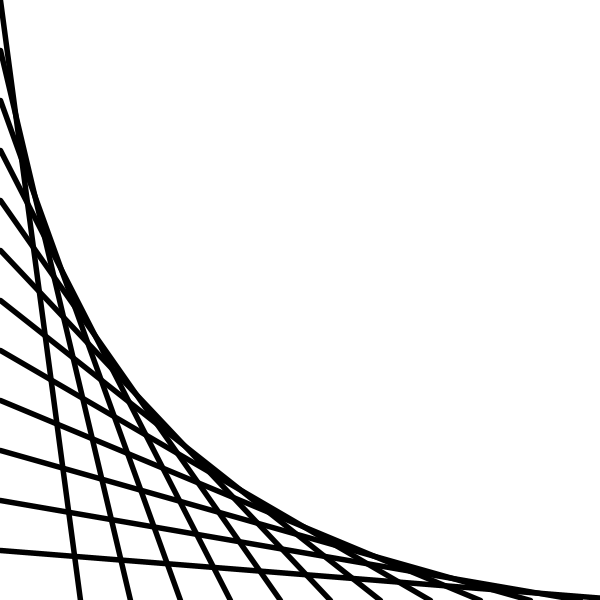
Frame 1 (no input)
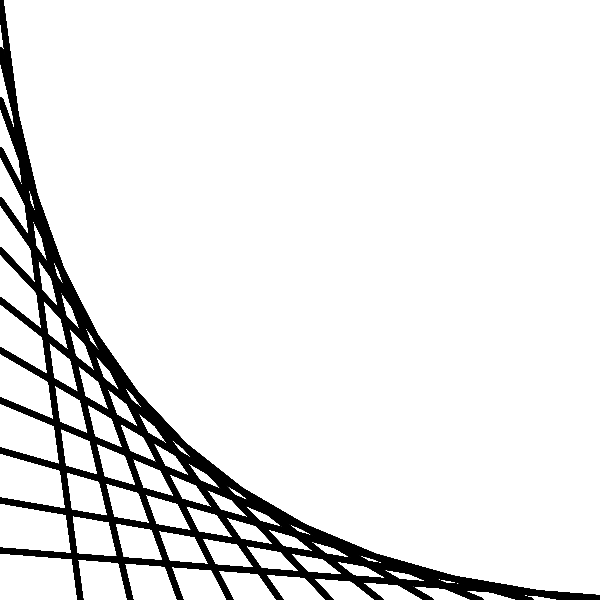
Frame 60 (the mouse pressed at the canvas centre just before this capture)
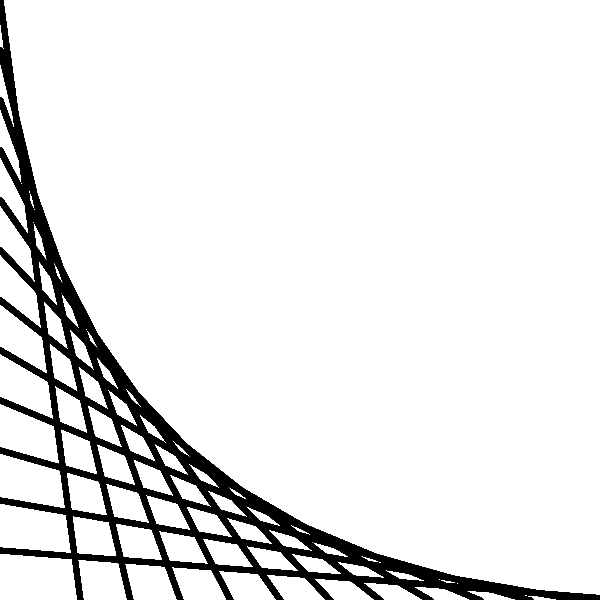
Frame 120 (the mouse held since frame 60 and released just before this capture)

The Processing sketch that drew these frames (run headless with seeded random() and noise(); from frame 60 on, the mouse is pressed at the canvas centre):

// Processing sketch: parabolicCurves
// ── parabolicCurves.pde
int xCord = 80;
int yCord = 600;
int distance = 50;
void setup(){
  size(600, 600);
  background(255);
  stroke(0,0,0,255);
  strokeWeight(5.5);
}

void draw(){
	for (int i = 0; i < width; i = i + distance) {
		line(0,i,xCord + i,yCord);	
	}
  	
 }
